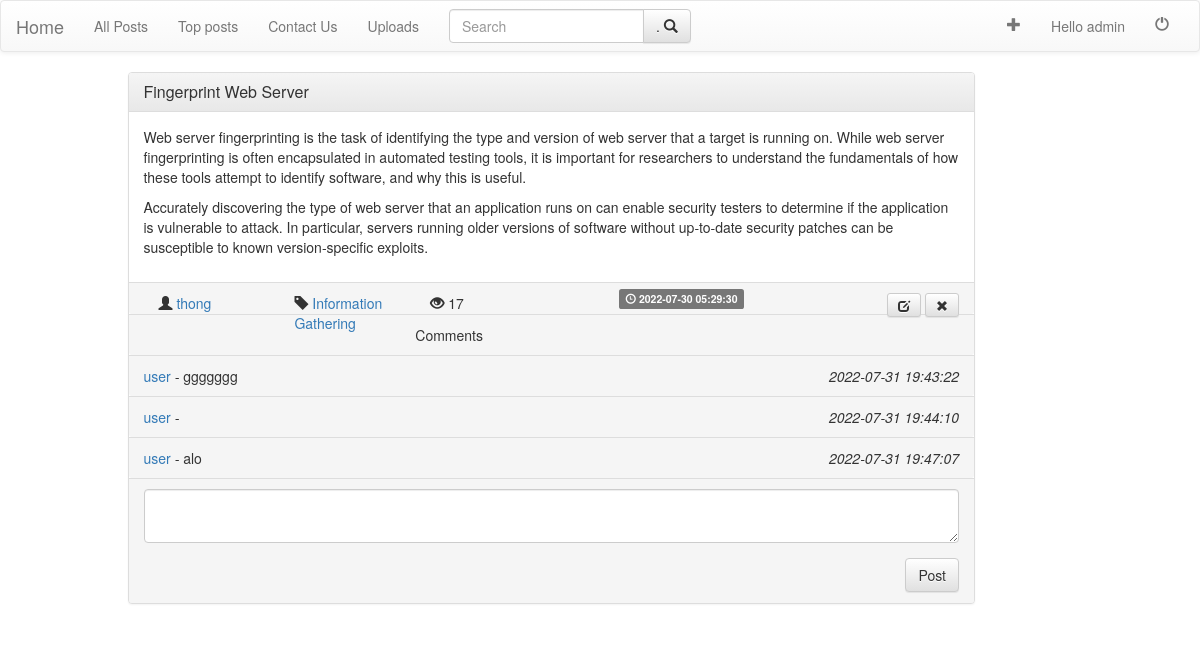
/posts/post.php?id=18 (signed in), run on the app's committed database.
### tables this page shows
CREATE TABLE `posts` (
  `postID` int(11) NOT NULL,
  `postTitle` varchar(200) NOT NULL,
  `postDesc` varchar(10000) NOT NULL,
  `postTime` timestamp NOT NULL DEFAULT current_timestamp() ON UPDATE current_timestamp(),
  `postTag` varchar(40) NOT NULL,
  `postAuthor` varchar(40) NOT NULL
);

CREATE TABLE `user_post` (
  `postAuthor` varchar(40) NOT NULL,
  `postID` int(11) NOT NULL,
  `postLikes` int(11) NOT NULL DEFAULT 0,
  `postDisLikes` int(11) NOT NULL,
  `postComments` int(11) NOT NULL DEFAULT 0,
  `postViews` int(11) NOT NULL DEFAULT 0
);

CREATE TABLE `comments` (
  `postID` int(11) NOT NULL,
  `commentID` int(11) NOT NULL,
  `commentDesc` varchar(500) NOT NULL,
  `commentAuthor` varchar(500) NOT NULL,
  `commentTime` timestamp NOT NULL DEFAULT current_timestamp() ON UPDATE current_timestamp()
);

### include/algos.php (called while the page is built, shortened)
<?php
function increament_views($id , $author) {
  include("../db/dbconnect.php");
  $query="SELECT *
          FROM user_post
          WHERE postID='$id'
          ";
  $result=mysqli_query($conn , $query);
  if($result==true) {
      if(mysqli_num_rows($result) == 1) {
          while($row = mysqli_fetch_assoc($result)) {
              $views=$row['postViews'];
              $views = $views + 1;
              $query="UPDATE user_post
                      SET postViews='$views'
                      WHERE postID='$id'
                      ";
              $res=mysqli_query($conn , $query);
              return $row['postViews'];
          }
      }
  } else {
      echo "Failed to load views";
  }
}
return 0;
?>

### include/frame_comment.php (the view)
<div class="panel-footer">
      <span>
            <a href=<?php echo "../users/profile.php?user=".$comment['commentAuthor'];?> >
                <?php echo $comment['commentAuthor']; ?>
            </a>
            <i>-</i>
              <?php echo $comment['commentDesc']; ?>
      </span>
      <span>
          <span class="pull-right"><i><?php echo $comment['commentTime']; ?></i></span>
      </span>
</div>

### include/frame_post.php
<?php
	include_once("bootstrap_cdn.php");
?>
<div class="container">
		<div class="row">
			<div class="col-md-9 col-md-offset-1">
			<div class="panel panel-default">
		  		<div class="panel-heading">
		    		<h3 class="panel-title">
		    			<a href=<?php echo "post.php?id="; echo $id; ?> ><?php echo $title; ?></a>
		    		</h3>
		  		</div>
		  		<div class="panel-body">
						<?php
							echo $desc;
		    		?>
		  		</div>
		  		<div class="panel-footer">
						<span class="col-sm-2">
				  			<span class="glyphicon glyphicon-user" aria-hidden="true"></span>
				  			<a href=<?php echo "../users/profile.php?user="; echo $author; ?> >
										<?php echo $author?>
				  			</a>
					</span>
					<span class="col-sm-2">
							<span class="glyphicon glyphicon-tag" aria-hidden="true"></span>
			  			<a href=<?php echo "post.php?tags="; echo $tags; ?> >
									<?php echo $tags;?>
			  			</a>
					</span>
						<span class="col-sm-3">
							<?php
								 if(isset($views)) {
									 echo "<span class='glyphicon glyphicon-eye-open' aria-hidden='true'></span>"." ".$views;
								 }
							?>
						</span>
		  			<span class="label label-default">
							<span class="glyphicon glyphicon-time" aria-hidden="true"></span> <?php echo $time ?>
						</span>
			  			<?php
			  				$delete_post_link='../posts/delete_post.php?postid='.$id;
							if(isset($_SESSION['username']) ) {
								if($_SESSION['username']==$author || $_SESSION['usertype']=='admin') {
									echo "
									<span class='pull-right'>
									<a href='update.php?id=$id'  type=\"button\" class=\"btn btn-sm btn-default\">
										<i class=\"glyphicon glyphicon-edit\"></i>
									</a>
									<a href=$delete_post_link type=\"button\" class=\"btn btn-sm btn-default\">
										<i class=\"glyphicon glyphicon-remove\"></i>
									</a>
									</span>
									";
								}
							}
						?>
		  		</div>
			<?php
					if(isset($_REQUEST['id'])) {
							include("../posts/comments.php");
							if(isset($_SESSION['username']))
									include("../include/commentform.php");
					}
			?>
			</div>
		</div>
		</div>
</div>

### posts/comments.php
<?php
      $query="SELECT * FROM comments WHERE postID='$id'  ";
      $result=mysqli_query($conn , $query);
      if($result) {
        echo "
        <div class='panel-footer'>
        Comments
        </div>
        ";
          if(mysqli_num_rows($result) > 0) {
            while($comment=mysqli_fetch_assoc($result)) {
                include("../include/frame_comment.php");
            }
          }
      } else {
        echo "Query failed";
      }
?>

### data on the page
posts: postTitle "Fingerprint Web Server", postDesc "Web server fingerprinting is the task of identifying the type and version of web server that a target is running on. While web server fingerprinting is often encapsulated in automated testing tools, it is important for researchers to understand the fundamentals of how these tools attempt to identify software, and why this is useful. Accurately discovering the type of web server that an application runs on can enable security testers to determine if the application is vulnerable to attack. In particular, servers running older versions of software without up-to-date security patches can be susceptible to known version-specific exploits.", postAuthor "thong", postTag "Information Gathering", views "17", postTime "2022-07-30 05:29:30"
comments: commentAuthor "user", commentDesc "ggggggg", commentTime "2022-07-31 19:43:22"
comments: commentAuthor "user", commentTime "2022-07-31 19:44:10"
comments: commentAuthor "user", commentDesc "alo", commentTime "2022-07-31 19:47:07"

### other printed values
$username "admin"
